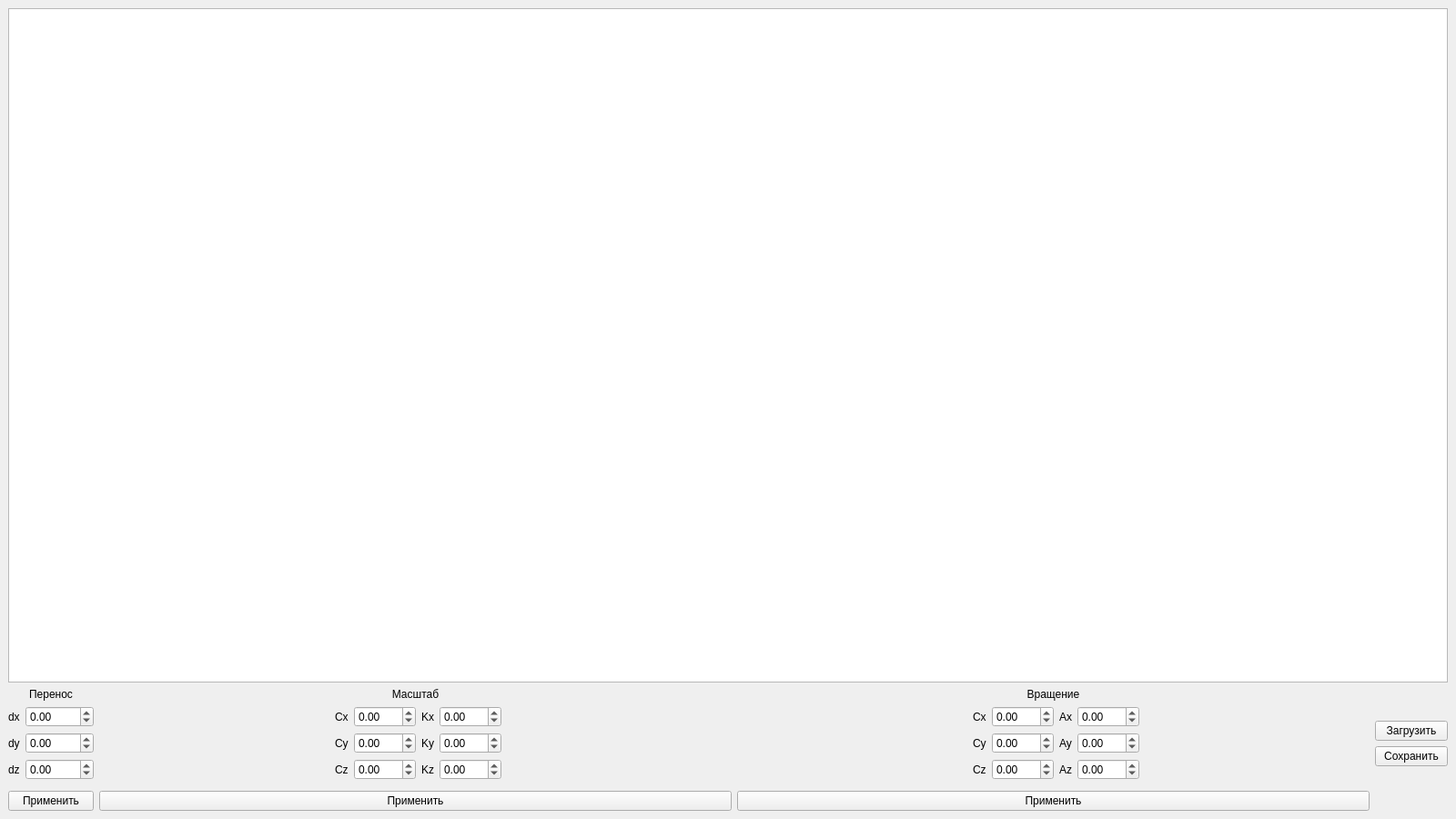
<?xml version="1.0" encoding="UTF-8"?>
<ui version="4.0">
 <class>MainWindow</class>
 <widget class="QMainWindow" name="MainWindow">
  <property name="geometry">
   <rect>
    <x>0</x>
    <y>0</y>
    <width>1600</width>
    <height>900</height>
   </rect>
  </property>
  <property name="minimumSize">
   <size>
    <width>800</width>
    <height>450</height>
   </size>
  </property>
  <property name="maximumSize">
   <size>
    <width>1600</width>
    <height>900</height>
   </size>
  </property>
  <property name="sizeIncrement">
   <size>
    <width>0</width>
    <height>0</height>
   </size>
  </property>
  <property name="baseSize">
   <size>
    <width>1600</width>
    <height>900</height>
   </size>
  </property>
  <property name="windowTitle">
   <string>MainWindow</string>
  </property>
  <property name="windowOpacity">
   <double>1.000000000000000</double>
  </property>
  <widget class="QWidget" name="centralwidget">
   <property name="sizePolicy">
    <sizepolicy hsizetype="Expanding" vsizetype="Expanding">
     <horstretch>0</horstretch>
     <verstretch>0</verstretch>
    </sizepolicy>
   </property>
   <property name="minimumSize">
    <size>
     <width>800</width>
     <height>0</height>
    </size>
   </property>
   <layout class="QGridLayout" name="gridLayout">
    <property name="sizeConstraint">
     <enum>QLayout::SetDefaultConstraint</enum>
    </property>
    <item row="9" column="2">
     <widget class="QPushButton" name="do_scale">
      <property name="text">
       <string>Применить</string>
      </property>
     </widget>
    </item>
    <item row="3" column="3">
     <widget class="QLabel" name="statictext_16">
      <property name="text">
       <string>Вращение</string>
      </property>
      <property name="textFormat">
       <enum>Qt::AutoText</enum>
      </property>
      <property name="alignment">
       <set>Qt::AlignCenter</set>
      </property>
     </widget>
    </item>
    <item row="6" column="4">
     <widget class="QPushButton" name="file_save">
      <property name="text">
       <string>Сохранить</string>
      </property>
     </widget>
    </item>
    <item row="4" column="3" rowspan="4">
     <layout class="QFormLayout" name="formLayout_7">
      <property name="fieldGrowthPolicy">
       <enum>QFormLayout::ExpandingFieldsGrow</enum>
      </property>
      <property name="rowWrapPolicy">
       <enum>QFormLayout::DontWrapRows</enum>
      </property>
      <property name="labelAlignment">
       <set>Qt::AlignLeading|Qt::AlignLeft|Qt::AlignVCenter</set>
      </property>
      <property name="formAlignment">
       <set>Qt::AlignHCenter|Qt::AlignTop</set>
      </property>
      <item row="0" column="1">
       <layout class="QFormLayout" name="formLayout_8">
        <property name="sizeConstraint">
         <enum>QLayout::SetDefaultConstraint</enum>
        </property>
        <property name="fieldGrowthPolicy">
         <enum>QFormLayout::ExpandingFieldsGrow</enum>
        </property>
        <property name="labelAlignment">
         <set>Qt::AlignJustify|Qt::AlignVCenter</set>
        </property>
        <property name="formAlignment">
         <set>Qt::AlignLeading|Qt::AlignLeft|Qt::AlignVCenter</set>
        </property>
        <item row="0" column="0">
         <widget class="QLabel" name="statictext_11">
          <property name="sizePolicy">
           <sizepolicy hsizetype="Minimum" vsizetype="Minimum">
            <horstretch>0</horstretch>
            <verstretch>0</verstretch>
           </sizepolicy>
          </property>
          <property name="text">
           <string>Ax</string>
          </property>
         </widget>
        </item>
        <item row="1" column="0">
         <widget class="QLabel" name="statictext_12">
          <property name="text">
           <string>Ay</string>
          </property>
         </widget>
        </item>
        <item row="2" column="0">
         <widget class="QLabel" name="statictext_13">
          <property name="text">
           <string>Az</string>
          </property>
         </widget>
        </item>
        <item row="1" column="1">
         <widget class="QDoubleSpinBox" name="rotate_Ay">
          <property name="sizePolicy">
           <sizepolicy hsizetype="Minimum" vsizetype="Maximum">
            <horstretch>0</horstretch>
            <verstretch>0</verstretch>
           </sizepolicy>
          </property>
          <property name="minimum">
           <double>-360.000000000000000</double>
          </property>
          <property name="maximum">
           <double>360.000000000000000</double>
          </property>
         </widget>
        </item>
        <item row="2" column="1">
         <widget class="QDoubleSpinBox" name="rotate_Az">
          <property name="sizePolicy">
           <sizepolicy hsizetype="Minimum" vsizetype="Maximum">
            <horstretch>0</horstretch>
            <verstretch>0</verstretch>
           </sizepolicy>
          </property>
          <property name="minimum">
           <double>-360.000000000000000</double>
          </property>
          <property name="maximum">
           <double>360.000000000000000</double>
          </property>
         </widget>
        </item>
        <item row="0" column="1">
         <widget class="QDoubleSpinBox" name="rotate_Ax">
          <property name="sizePolicy">
           <sizepolicy hsizetype="Maximum" vsizetype="Maximum">
            <horstretch>0</horstretch>
            <verstretch>0</verstretch>
           </sizepolicy>
          </property>
          <property name="minimum">
           <double>-360.000000000000000</double>
          </property>
          <property name="maximum">
           <double>360.000000000000000</double>
          </property>
         </widget>
        </item>
       </layout>
      </item>
      <item row="0" column="0">
       <layout class="QFormLayout" name="formLayout_9">
        <property name="sizeConstraint">
         <enum>QLayout::SetDefaultConstraint</enum>
        </property>
        <property name="fieldGrowthPolicy">
         <enum>QFormLayout::ExpandingFieldsGrow</enum>
        </property>
        <property name="labelAlignment">
         <set>Qt::AlignJustify|Qt::AlignVCenter</set>
        </property>
        <property name="formAlignment">
         <set>Qt::AlignLeading|Qt::AlignLeft|Qt::AlignVCenter</set>
        </property>
        <item row="0" column="0">
         <widget class="QLabel" name="statictext_10">
          <property name="text">
           <string>Cx</string>
          </property>
         </widget>
        </item>
        <item row="1" column="0">
         <widget class="QLabel" name="statictext_14">
          <property name="text">
           <string>Cy</string>
          </property>
         </widget>
        </item>
        <item row="2" column="0">
         <widget class="QLabel" name="statictext_15">
          <property name="text">
           <string>Cz</string>
          </property>
         </widget>
        </item>
        <item row="0" column="1">
         <widget class="QDoubleSpinBox" name="rotate_Cx">
          <property name="sizePolicy">
           <sizepolicy hsizetype="Expanding" vsizetype="Maximum">
            <horstretch>0</horstretch>
            <verstretch>0</verstretch>
           </sizepolicy>
          </property>
          <property name="minimum">
           <double>-999.000000000000000</double>
          </property>
          <property name="maximum">
           <double>999.000000000000000</double>
          </property>
         </widget>
        </item>
        <item row="1" column="1">
         <widget class="QDoubleSpinBox" name="rotate_Cy">
          <property name="sizePolicy">
           <sizepolicy hsizetype="Expanding" vsizetype="Maximum">
            <horstretch>0</horstretch>
            <verstretch>0</verstretch>
           </sizepolicy>
          </property>
          <property name="minimum">
           <double>-999.000000000000000</double>
          </property>
          <property name="maximum">
           <double>999.000000000000000</double>
          </property>
         </widget>
        </item>
        <item row="2" column="1">
         <widget class="QDoubleSpinBox" name="rotate_Cz">
          <property name="sizePolicy">
           <sizepolicy hsizetype="Expanding" vsizetype="Maximum">
            <horstretch>0</horstretch>
            <verstretch>0</verstretch>
           </sizepolicy>
          </property>
          <property name="minimum">
           <double>-999.000000000000000</double>
          </property>
          <property name="maximum">
           <double>999.000000000000000</double>
          </property>
         </widget>
        </item>
       </layout>
      </item>
     </layout>
    </item>
    <item row="3" column="2">
     <widget class="QLabel" name="statictext_17">
      <property name="text">
       <string>Масштаб</string>
      </property>
      <property name="textFormat">
       <enum>Qt::AutoText</enum>
      </property>
      <property name="alignment">
       <set>Qt::AlignCenter</set>
      </property>
     </widget>
    </item>
    <item row="3" column="0" colspan="2">
     <widget class="QLabel" name="statictext_18">
      <property name="text">
       <string>Перенос</string>
      </property>
      <property name="textFormat">
       <enum>Qt::AutoText</enum>
      </property>
      <property name="alignment">
       <set>Qt::AlignCenter</set>
      </property>
     </widget>
    </item>
    <item row="4" column="2" rowspan="4">
     <layout class="QFormLayout" name="formLayout_6">
      <property name="fieldGrowthPolicy">
       <enum>QFormLayout::ExpandingFieldsGrow</enum>
      </property>
      <property name="formAlignment">
       <set>Qt::AlignHCenter|Qt::AlignTop</set>
      </property>
      <item row="0" column="0">
       <layout class="QFormLayout" name="formLayout">
        <property name="fieldGrowthPolicy">
         <enum>QFormLayout::ExpandingFieldsGrow</enum>
        </property>
        <property name="formAlignment">
         <set>Qt::AlignLeading|Qt::AlignLeft|Qt::AlignVCenter</set>
        </property>
        <item row="0" column="0">
         <widget class="QLabel" name="statictext_4">
          <property name="text">
           <string>Cx</string>
          </property>
         </widget>
        </item>
        <item row="0" column="1">
         <widget class="QDoubleSpinBox" name="scale_Cx">
          <property name="sizePolicy">
           <sizepolicy hsizetype="Expanding" vsizetype="Maximum">
            <horstretch>0</horstretch>
            <verstretch>0</verstretch>
           </sizepolicy>
          </property>
          <property name="minimum">
           <double>-999.000000000000000</double>
          </property>
          <property name="maximum">
           <double>999.000000000000000</double>
          </property>
         </widget>
        </item>
        <item row="1" column="0">
         <widget class="QLabel" name="statictext_5">
          <property name="text">
           <string>Cy</string>
          </property>
         </widget>
        </item>
        <item row="1" column="1">
         <widget class="QDoubleSpinBox" name="scale_Cy">
          <property name="sizePolicy">
           <sizepolicy hsizetype="Expanding" vsizetype="Maximum">
            <horstretch>0</horstretch>
            <verstretch>0</verstretch>
           </sizepolicy>
          </property>
          <property name="minimum">
           <double>-999.000000000000000</double>
          </property>
          <property name="maximum">
           <double>999.000000000000000</double>
          </property>
         </widget>
        </item>
        <item row="2" column="0">
         <widget class="QLabel" name="statictext_6">
          <property name="text">
           <string>Cz</string>
          </property>
         </widget>
        </item>
        <item row="2" column="1">
         <widget class="QDoubleSpinBox" name="scale_Cz">
          <property name="sizePolicy">
           <sizepolicy hsizetype="Expanding" vsizetype="Maximum">
            <horstretch>0</horstretch>
            <verstretch>0</verstretch>
           </sizepolicy>
          </property>
          <property name="minimum">
           <double>-999.000000000000000</double>
          </property>
          <property name="maximum">
           <double>999.000000000000000</double>
          </property>
         </widget>
        </item>
       </layout>
      </item>
      <item row="0" column="1">
       <layout class="QFormLayout" name="formLayout_4">
        <property name="formAlignment">
         <set>Qt::AlignLeading|Qt::AlignLeft|Qt::AlignVCenter</set>
        </property>
        <item row="0" column="0">
         <widget class="QLabel" name="statictext_3">
          <property name="text">
           <string>Kx</string>
          </property>
         </widget>
        </item>
        <item row="0" column="1">
         <widget class="QDoubleSpinBox" name="scale_Kx">
          <property name="sizePolicy">
           <sizepolicy hsizetype="Minimum" vsizetype="Maximum">
            <horstretch>0</horstretch>
            <verstretch>0</verstretch>
           </sizepolicy>
          </property>
          <property name="minimum">
           <double>-100.000000000000000</double>
          </property>
          <property name="maximum">
           <double>100.000000000000000</double>
          </property>
         </widget>
        </item>
        <item row="1" column="0">
         <widget class="QLabel" name="statictext">
          <property name="text">
           <string>Ky</string>
          </property>
         </widget>
        </item>
        <item row="1" column="1">
         <widget class="QDoubleSpinBox" name="scale_Ky">
          <property name="sizePolicy">
           <sizepolicy hsizetype="Minimum" vsizetype="Maximum">
            <horstretch>0</horstretch>
            <verstretch>0</verstretch>
           </sizepolicy>
          </property>
          <property name="minimum">
           <double>-100.000000000000000</double>
          </property>
          <property name="maximum">
           <double>100.000000000000000</double>
          </property>
         </widget>
        </item>
        <item row="2" column="0">
         <widget class="QLabel" name="statictext_2">
          <property name="text">
           <string>Kz</string>
          </property>
         </widget>
        </item>
        <item row="2" column="1">
         <widget class="QDoubleSpinBox" name="scale_Kz">
          <property name="sizePolicy">
           <sizepolicy hsizetype="Minimum" vsizetype="Maximum">
            <horstretch>0</horstretch>
            <verstretch>0</verstretch>
           </sizepolicy>
          </property>
          <property name="minimum">
           <double>-100.000000000000000</double>
          </property>
          <property name="maximum">
           <double>100.000000000000000</double>
          </property>
         </widget>
        </item>
       </layout>
      </item>
     </layout>
    </item>
    <item row="9" column="0" colspan="2">
     <widget class="QPushButton" name="do_shift">
      <property name="text">
       <string>Применить</string>
      </property>
     </widget>
    </item>
    <item row="0" column="0" colspan="5">
     <widget class="QGraphicsView" name="canvas">
      <property name="verticalScrollBarPolicy">
       <enum>Qt::ScrollBarAlwaysOff</enum>
      </property>
      <property name="horizontalScrollBarPolicy">
       <enum>Qt::ScrollBarAlwaysOff</enum>
      </property>
     </widget>
    </item>
    <item row="4" column="0" rowspan="5" colspan="2">
     <layout class="QFormLayout" name="formLayout_5">
      <item row="0" column="0">
       <widget class="QLabel" name="statictext_9">
        <property name="text">
         <string>dx</string>
        </property>
       </widget>
      </item>
      <item row="0" column="1">
       <widget class="QDoubleSpinBox" name="shift_Dx">
        <property name="minimum">
         <double>-9999.000000000000000</double>
        </property>
        <property name="maximum">
         <double>9999.989999999999782</double>
        </property>
       </widget>
      </item>
      <item row="1" column="0">
       <widget class="QLabel" name="statictext_8">
        <property name="text">
         <string>dy</string>
        </property>
       </widget>
      </item>
      <item row="1" column="1">
       <widget class="QDoubleSpinBox" name="shift_Dy">
        <property name="minimum">
         <double>-9999.000000000000000</double>
        </property>
        <property name="maximum">
         <double>9999.989999999999782</double>
        </property>
       </widget>
      </item>
      <item row="2" column="0">
       <widget class="QLabel" name="statictext_7">
        <property name="text">
         <string>dz</string>
        </property>
       </widget>
      </item>
      <item row="2" column="1">
       <widget class="QDoubleSpinBox" name="shift_Dz">
        <property name="minimum">
         <double>-9999.000000000000000</double>
        </property>
        <property name="maximum">
         <double>9999.989999999999782</double>
        </property>
       </widget>
      </item>
     </layout>
    </item>
    <item row="9" column="3">
     <widget class="QPushButton" name="do_rotate">
      <property name="text">
       <string>Применить</string>
      </property>
     </widget>
    </item>
    <item row="5" column="4">
     <widget class="QPushButton" name="file_load">
      <property name="text">
       <string>Загрузить</string>
      </property>
     </widget>
    </item>
   </layout>
  </widget>
 </widget>
 <resources/>
 <connections/>
</ui>
